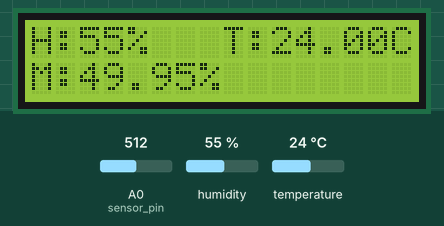
Bench run of a sketch on a simulated Arduino Uno, built with avr-gcc and run on an emulated ATmega328P. On the bench: 16×2 character LCD. The test bench sets the inputs (shaded band); at power-on: A0 (sensor_pin) = 512, humidity 55 %, temperature 24 °C. What the sketch prints to the serial monitor is not drawn.

Above: at 1.2 s.
1.3 s: A0 (sensor_pin) set to 907
At 2.6 s:
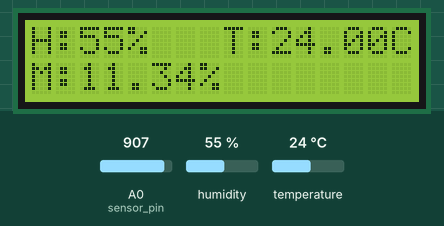
4.0 s: A0 (sensor_pin) set to 937
At 5.2 s:
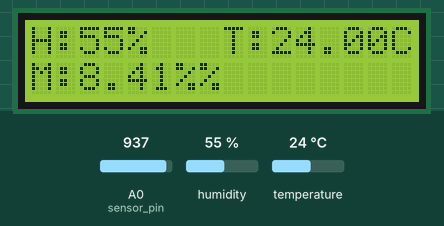
6.7 s: humidity set to 22 %
At 9.1 s:
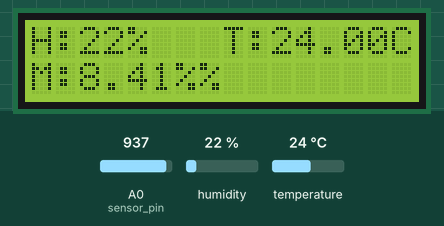
9.7 s: temperature set to 12 °C
At 11.7 s:
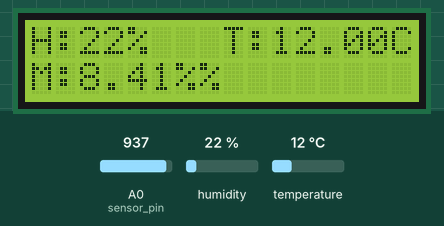
12.4 s: humidity set to 40 %
At 15.4 s:
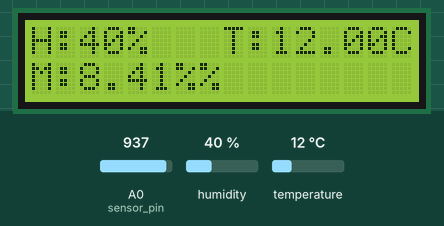
15.7 s: A0 (sensor_pin) set to 900
At 17.0 s:
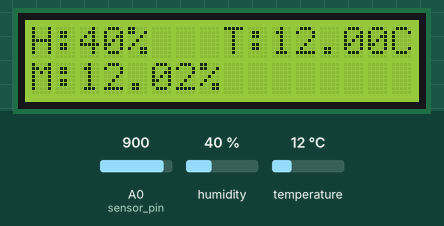
Timing chart, 0 to 18.7 s (numbered marks = the images above; inputs shaded):
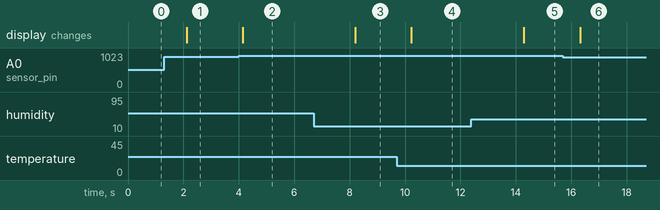

The sketch:

merge_code.ino
```cpp
#include "DHT.h"
#include <LiquidCrystal.h>

#define DHT11_PIN 4 // pin for o/p in dht11
#define sensor_pin A0 // pin   for i/p in soil moisture sensor

DHT dht11(DHT11_PIN, DHT11);
LiquidCrystal lcd(7, 9, 10, 11, 12, 13); // function to which pins are connected

void setup() {
  Serial.begin(9600);
  dht11.begin(); // initialize the DHT11 sensor
  pinMode(sensor_pin, INPUT); // initialize the soil moisture sensor pin
  lcd.begin(16, 2); // initialize the LCD screen
}

void loop() {
  int humi = dht11.readHumidity();
  float tempC = dht11.readTemperature();
  float tempF = dht11.readTemperature(true);
  int sensor_analog = analogRead(sensor_pin);
  float moisture_percentage = 100 - ((sensor_analog / 1023.00) * 100);

  if (isnan(humi) || isnan(tempC)) {
    Serial.println("Failed to read from DHT11 sensor!");
  } else {
    Serial.print("H:");
    Serial.print(humi);
    Serial.print("%, ");
    Serial.print("T:");
    Serial.print(tempC);
    Serial.print("C");


    lcd.setCursor(0, 0);
    lcd.print("H:");
    lcd.print(humi);
    lcd.print("%");
    lcd.setCursor(8, 0);
    lcd.print("T:");
    lcd.print(tempC);
    lcd.print("C");

    lcd.setCursor(0, 2);
    lcd.print("M:");
    lcd.print(moisture_percentage);
    lcd.print("%");
  }

  Serial.print(", M:");
  Serial.print(moisture_percentage);
  Serial.print("%");
  Serial.println();

  delay(2000);
}
```

Measured:
- the behaviour switches between 920 and 921 on A0 (sensor_pin) (found by bisection; images 1 and 2)
- after the input at 1.3 s, the display: changes after 0.82 s (image 1)
- after the input at 4.0 s, the display: changes after 0.15 s (image 2)
- after the input at 6.7 s, the display: changes after 1.5 s (image 3)
- after the input at 9.7 s, the display: changes after 0.53 s (image 4)
- after the input at 12.4 s, the display: changes after 1.9 s (image 5)
- after the input at 15.7 s, the display: changes after 0.62 s (image 6)
